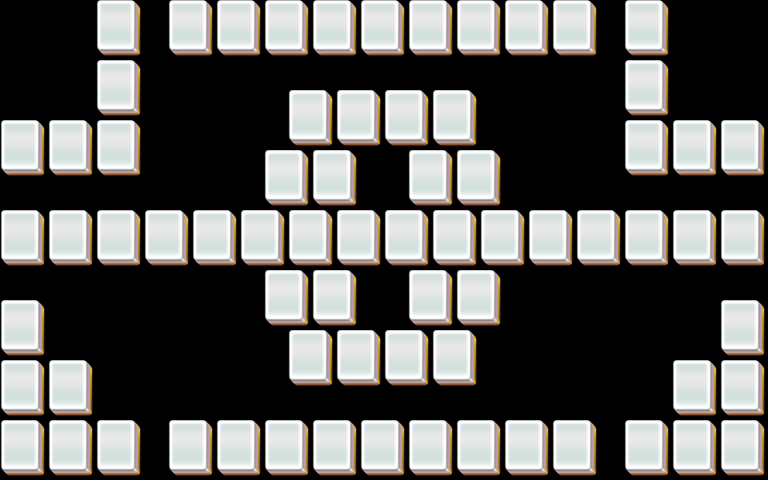

Rendered tile map (Tiled .tmx) drawn with the repository's tilesets; below, a short description and the map source with its tile grids summarised:
An orthogonal 32x16 tile map with 24x30 px tiles, 4 tile layers (layer1, layer2, layer3, layer4).

<map version="1.0" orientation="orthogonal" width="32" height="16" tilewidth="24" tileheight="30">
 <properties>
  <property name="species" value="30" />
 </properties>
 <tileset firstgid="1" name="mahjong" tilewidth="48" tileheight="60">
  <image source="mahjong.png" width="48" height="60" />
 </tileset>
 <layer name="layer1" width="32" height="16">
  <data>[512 cells, 72 non-empty, 1 distinct tile ids]</data>
 </layer>
 <layer name="layer2" width="32" height="16">
  <data>[512 cells, 72 non-empty, 1 distinct tile ids]</data>
 </layer>
 <layer name="layer3" width="32" height="16">
  <data>[512 cells, 22 non-empty, 1 distinct tile ids]</data>
 </layer>
 <layer name="layer4" width="32" height="16">
  <data>[512 cells, 22 non-empty, 1 distinct tile ids]</data>
 </layer>
</map>
